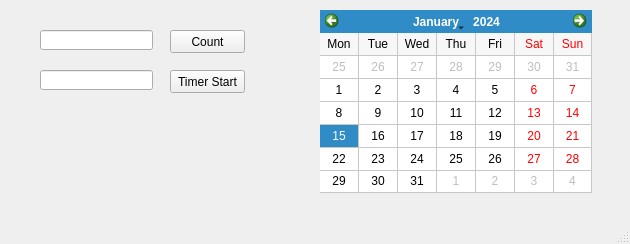
<?xml version="1.0" encoding="UTF-8"?>
<ui version="4.0">
 <class>MainWindow</class>
 <widget class="QMainWindow" name="MainWindow">
  <property name="geometry">
   <rect>
    <x>0</x>
    <y>0</y>
    <width>630</width>
    <height>244</height>
   </rect>
  </property>
  <property name="windowTitle">
   <string>MainWindow</string>
  </property>
  <widget class="QWidget" name="centralwidget">
   <widget class="QPushButton" name="pushButton">
    <property name="geometry">
     <rect>
      <x>170</x>
      <y>30</y>
      <width>75</width>
      <height>23</height>
     </rect>
    </property>
    <property name="text">
     <string>Count</string>
    </property>
   </widget>
   <widget class="QLineEdit" name="lineEdit">
    <property name="geometry">
     <rect>
      <x>40</x>
      <y>30</y>
      <width>113</width>
      <height>20</height>
     </rect>
    </property>
   </widget>
   <widget class="QCalendarWidget" name="calendarWidget">
    <property name="geometry">
     <rect>
      <x>320</x>
      <y>10</y>
      <width>272</width>
      <height>183</height>
     </rect>
    </property>
    <property name="mouseTracking">
     <bool>false</bool>
    </property>
    <property name="gridVisible">
     <bool>true</bool>
    </property>
    <property name="verticalHeaderFormat">
     <enum>QCalendarWidget::NoVerticalHeader</enum>
    </property>
   </widget>
   <widget class="QPushButton" name="pushButton_timer">
    <property name="geometry">
     <rect>
      <x>170</x>
      <y>70</y>
      <width>75</width>
      <height>23</height>
     </rect>
    </property>
    <property name="text">
     <string>Timer Start</string>
    </property>
   </widget>
   <widget class="QLineEdit" name="lineEdit_2">
    <property name="geometry">
     <rect>
      <x>40</x>
      <y>70</y>
      <width>113</width>
      <height>20</height>
     </rect>
    </property>
   </widget>
  </widget>
  <widget class="QMenuBar" name="menubar">
   <property name="geometry">
    <rect>
     <x>0</x>
     <y>0</y>
     <width>630</width>
     <height>21</height>
    </rect>
   </property>
  </widget>
  <widget class="QStatusBar" name="statusbar"/>
 </widget>
 <resources/>
 <connections/>
</ui>
